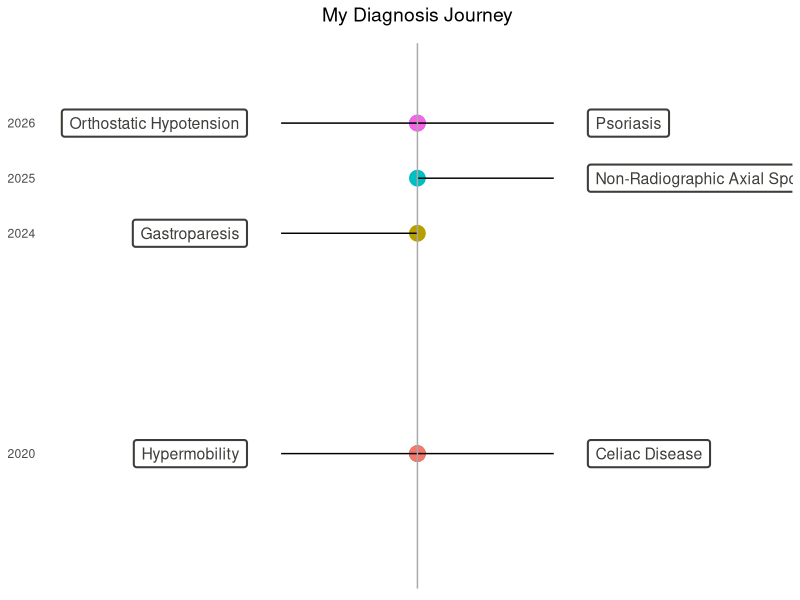

Recreate this plot in R.
## ---- chunk 1
library(ggplot2)
  
diseases <- data.frame(
  year = c(2020, 2020, 2024, 2025, 2026, 2026),
  diagnosis = c(
    "Hypermobility",
    "Celiac Disease",
    "Gastroparesis",
    "Non-Radiographic Axial Spondyloarthritis",
    "Orthostatic Hypotension",
    "Psoriasis"
  ),
  side = c(-1, 1, -1, 1, -1, 1)
)

disease_plot <-ggplot(diseases, aes(x = side, y = year)) +
  geom_hline(yintercept = unique(diseases$year),
             color = "white", linewidth = 0.5) +
  geom_point(aes(x = 0, color = diagnosis), size = 5) +
  geom_segment(aes(x = 0), xend = diseases$side * 0.6) +
  geom_vline(xintercept = 0, color = "darkgray") +
    geom_label(aes(x = side * 0.75, label = diagnosis),
             size = 4, label.size = 0.7,
             label.padding = unit(0.4, "lines"),
             hjust = ifelse(diseases$side == -1, 1, 0),
             color = "#3d3d3a", fill = "white") +
  scale_y_continuous(breaks = c(2020, 2024, 2025, 2026),
                     limits = c(2018, 2027)) +
  scale_x_continuous(limits = c(-1.5, 1.5)) +
  labs(title = "My Diagnosis Journey",
       x = NULL, y = NULL) +
  theme_minimal() +
  theme(
    axis.text.x = element_blank(),
    axis.ticks.x = element_blank(),
    panel.grid = element_blank(),
    plot.title = element_text(size = 14, hjust = 0.5, margin = margin(b = 12)),
    legend.position = "none"
  )
ggsave("timeline of diagnoses.png")
